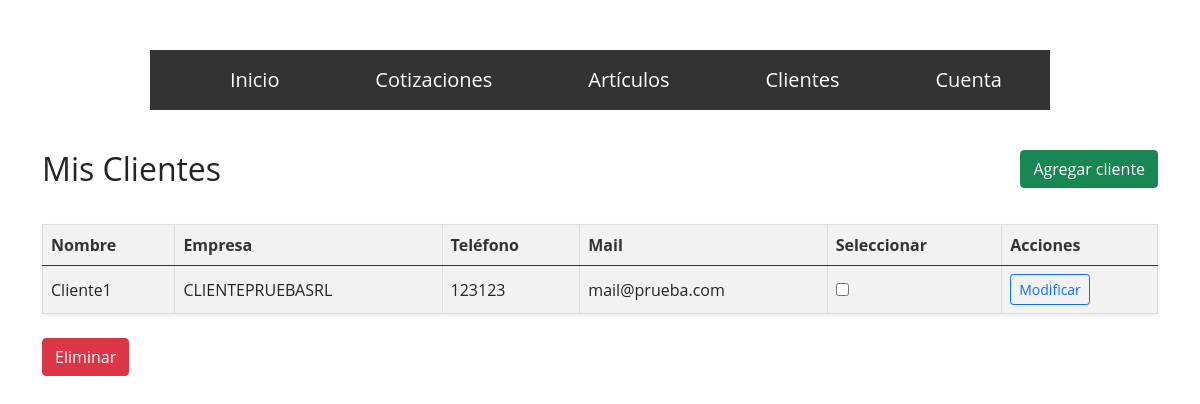
Before: /clientes/ (signed in) with the older database file.
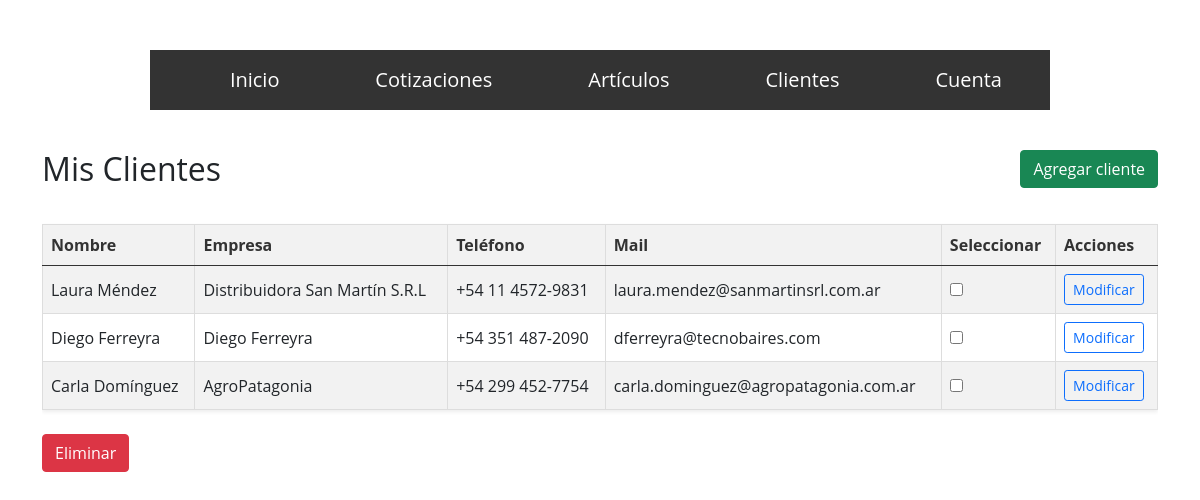
After: the same page with the newer database file.
### clientes/models.py (models this page shows, shortened)
class Clientes(models.Model):
    usuario_log=models.ForeignKey(User, on_delete=models.CASCADE)
    nombre=models.CharField(max_length=50)
    nombre_empresa=models.CharField(null=True, max_length=30)
    telefono=models.CharField(max_length=20)
    mail=models.EmailField()
    created=models.DateTimeField(auto_now_add=True)
    updated=models.DateField(auto_now=True)
    class Meta:
        verbose_name="Cliente"
        verbose_name_plural="Clientes"

### clientes/views.py (the view)
# urls.py: path('', MisClientes.as_view(), name="mis_clientes"),
class MisClientes(LoginRequiredMixin, ListView):
    model = Clientes
    template_name = "mis_clientes.html"
    context_object_name = "clientes"
    def get_queryset(self):
        return Clientes.objects.filter(usuario_log=self.request.user)

### clientes/templates/mis_clientes.html (shortened to what this page needs)
{% extends "estructura_base.html" %}
{% load static %}
{% block content %}
<div class="container py-4">
  <div class="d-flex justify-content-between align-items-center mb-3">
    <h2 class="mb-0">Mis Clientes</h2>
    <a class="btn btn-success" href="{% url 'nuevo_cliente' %}">Agregar cliente</a>
  </div>
  <form action="{% url 'eliminar_cliente' %}" method="post">
    <div class="table-responsive">
      <table class="table table-striped align-middle shadow-sm">
        <thead class="table-primary">
          <tr>
            <th>Nombre</th>
            <th>Empresa</th>
            <th>Teléfono</th>
            <th>Mail</th>
            <th>Seleccionar</th>
            <th>Acciones</th>
          </tr>
        </thead>
        <tbody>
          {% for cliente in clientes %}
          <tr>
            <td>{{ cliente.nombre }}</td>
            <td>{{ cliente.nombre_empresa }}</td>
            <td>{{ cliente.telefono }}</td>
            <td>{{ cliente.mail }}</td>
            <td>
              <input type="checkbox" name="clientes_seleccionados[]" value="{{ cliente.id }}">
            </td>
            <td>
              <a href="{% url 'actualizar_cliente' cliente.id %}" class="btn btn-sm btn-outline-primary">Modificar</a>
            </td>
          </tr>
          {% empty %}
          <tr>
            <td colspan="6" class="text-center">No hay clientes disponibles.</td>
          </tr>
          {% endfor %}
        </tbody>
      </table>
    </div>
    {% if clientes %}
      <button type="submit" class="btn btn-danger mt-2" name="accion" value="eliminar">Eliminar</button>
    {% endif %}
  </form>
</div>
{% endblock %}

Changed rows visible on the page:
removed Clientes: nombre "Cliente1", nombre_empresa "CLIENTEPRUEBASRL", telefono "123123", mail "mail@prueba.com"
added Clientes: nombre "Laura Méndez", nombre_empresa "Distribuidora San Martín S.R.L", telefono "+54 11 4572-9831", mail "laura.mendez@sanmartinsrl.com.ar"
added Clientes: nombre "Diego Ferreyra", nombre_empresa "Diego Ferreyra", telefono "+54 351 487-2090", mail "dferreyra@tecnobaires.com"
added Clientes: nombre "Carla Domínguez", nombre_empresa "AgroPatagonia", telefono "+54 299 452-7754", mail "carla.dominguez@agropatagonia.com.ar"
